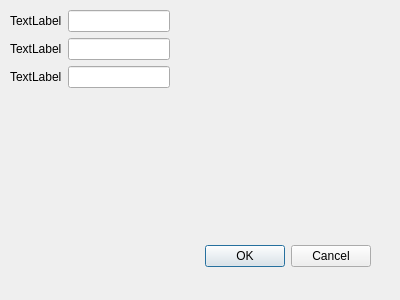
<?xml version="1.0" encoding="UTF-8"?>
<ui version="4.0">
 <class>LoginDialog</class>
 <widget class="QDialog" name="LoginDialog">
  <property name="geometry">
   <rect>
    <x>0</x>
    <y>0</y>
    <width>400</width>
    <height>300</height>
   </rect>
  </property>
  <property name="windowTitle">
   <string>Dialog</string>
  </property>
  <widget class="QDialogButtonBox" name="buttonBox">
   <property name="geometry">
    <rect>
     <x>30</x>
     <y>240</y>
     <width>341</width>
     <height>32</height>
    </rect>
   </property>
   <property name="orientation">
    <enum>Qt::Horizontal</enum>
   </property>
   <property name="standardButtons">
    <set>QDialogButtonBox::Cancel|QDialogButtonBox::Ok</set>
   </property>
  </widget>
  <widget class="QWidget" name="formLayoutWidget">
   <property name="geometry">
    <rect>
     <x>10</x>
     <y>10</y>
     <width>160</width>
     <height>80</height>
    </rect>
   </property>
   <layout class="QFormLayout" name="formLayout">
    <item row="0" column="0">
     <widget class="QLabel" name="label">
      <property name="text">
       <string>TextLabel</string>
      </property>
     </widget>
    </item>
    <item row="0" column="1">
     <widget class="QLineEdit" name="lineEdit"/>
    </item>
    <item row="1" column="0">
     <widget class="QLabel" name="label_2">
      <property name="text">
       <string>TextLabel</string>
      </property>
     </widget>
    </item>
    <item row="1" column="1">
     <widget class="QLineEdit" name="lineEdit_2"/>
    </item>
    <item row="2" column="0">
     <widget class="QLabel" name="label_3">
      <property name="text">
       <string>TextLabel</string>
      </property>
     </widget>
    </item>
    <item row="2" column="1">
     <widget class="QLineEdit" name="lineEdit_3"/>
    </item>
   </layout>
  </widget>
 </widget>
 <resources/>
 <connections>
  <connection>
   <sender>buttonBox</sender>
   <signal>accepted()</signal>
   <receiver>LoginDialog</receiver>
   <slot>accept()</slot>
   <hints>
    <hint type="sourcelabel">
     <x>248</x>
     <y>254</y>
    </hint>
    <hint type="destinationlabel">
     <x>157</x>
     <y>274</y>
    </hint>
   </hints>
  </connection>
  <connection>
   <sender>buttonBox</sender>
   <signal>rejected()</signal>
   <receiver>LoginDialog</receiver>
   <slot>reject()</slot>
   <hints>
    <hint type="sourcelabel">
     <x>316</x>
     <y>260</y>
    </hint>
    <hint type="destinationlabel">
     <x>286</x>
     <y>274</y>
    </hint>
   </hints>
  </connection>
 </connections>
</ui>
